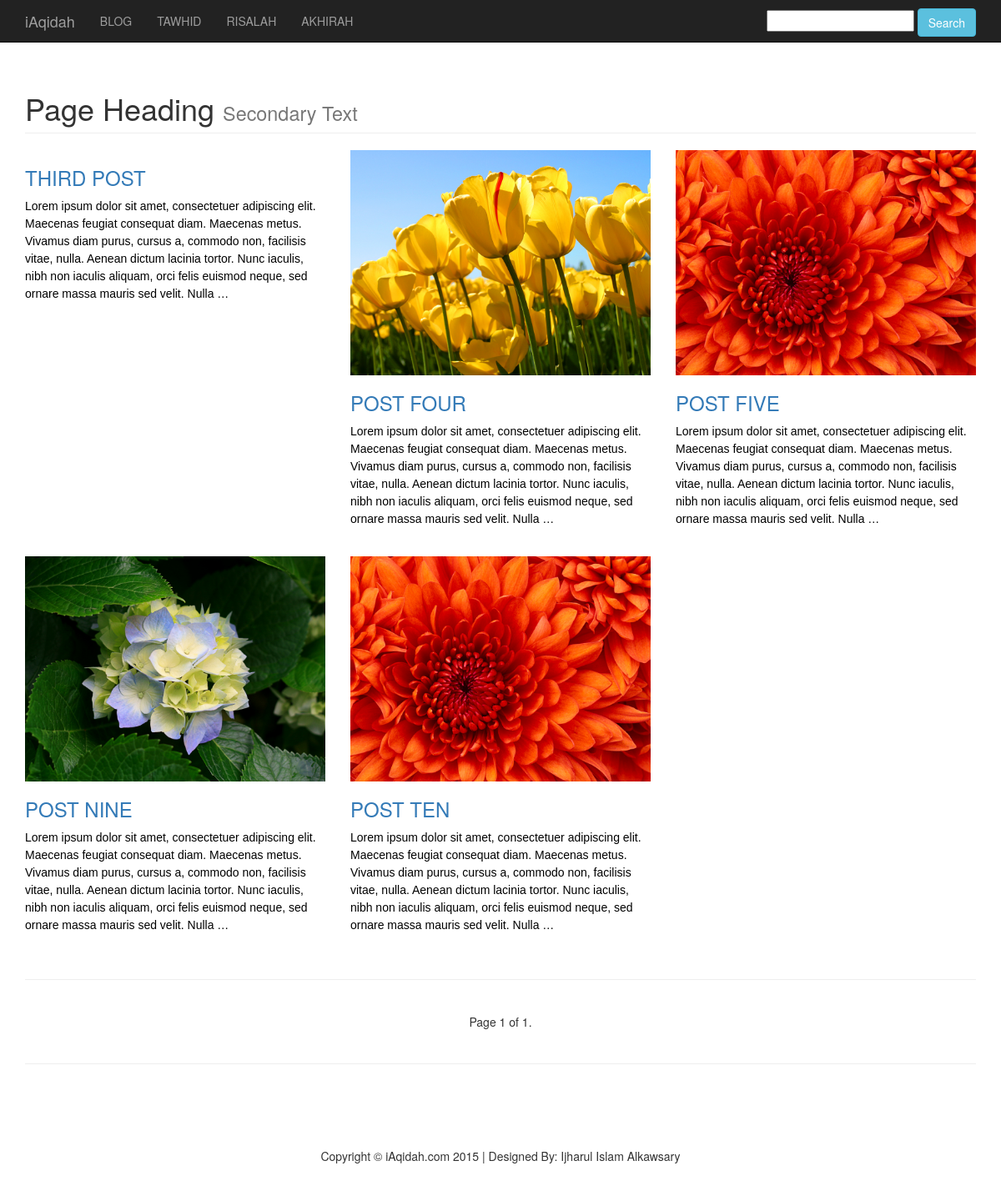
The page /blog/category/tawhid.html on the database its author committed.
### blog/models.py (models this page shows, shortened)
class Category(models.Model):
    title = models.CharField(max_length=100, db_index=True)
    slug = models.SlugField(max_length=100, db_index=True)
    @permalink
    def get_absolute_url(self):
        return ('view_blog_category', None, { 'slug': self.slug })

class Blog(models.Model):
    title = models.CharField(max_length=100, unique=True)
    slug = models.SlugField(max_length=100, unique=True)
    authors = models.ManyToManyField(Author, blank=True, related_name='blog_set')
    author_name = models.CharField(max_length=256, blank=True, default='')
    tags = TaggableManager()
    body = RichTextField()
    created = models.DateTimeField(db_index=True, auto_now_add=True)
    category = models.ForeignKey('blog.Category')
    photo = models.ImageField (upload_to = 'media/', blank = True, null = True)
    @permalink
    def get_absolute_url(self):
        return ('view_blog_post', None, { 'slug': self.slug })

### blog/views.py (the view)
def view_category(request, slug):
    category = get_object_or_404(Category, slug=slug)
    post = Blog.objects.filter(category=category)
    entries_per_page = getattr(settings, 'BLOG_NUMBER_OF_ENTRIES_PER_PAGE')
    paginator = Paginator(post, entries_per_page)
    try:
        page_number = int(request.GET.get("page", '1'))
    except ValueError:
        page_number = 1
    try:
        page = paginator.page(page_number)
        posts = page.object_list
    except (InvalidPage, EmptyPage):
        page= paginator.page(paginator.num_pages)
        posts = page.object_list
    return render_to_response('view_category.html', {
        'category': category,
        'posts': posts,
        'categories': Category.objects.all() [:4],
        'page':page,
    })

### blog/templates/view_category.html (shortened to what this page needs)
{% extends 'base.html' %}
{% block content %}
    <div class="container">
        <div class="row">
            <div class="col-lg-12">
                <h1 class="page-header">Page Heading
                    <small>Secondary Text</small>
                </h1>
            </div>
        </div>
        <div class="row">
            {% if posts %}
            {% for post in posts %}
            <div class="col-md-4 portfolio-item" >
                {% if post.photo %}
                <a href="/media/{{post.photo}}">
                    <img class="img-responsive" src= "/media/{{post.photo}}"  alt="">
                </a>
                {% endif %}
                <h3>
                    <a href="{{post.get_absolute_url}}">{{post.title|upper}}</a>
                </h3>
                <p>{{post.body|safe|truncatewords:50}}</p>
            </div>
            {% endfor%}
            {% else %}
            <p> there are no post </p>
            {% endif%}
        </div>
        <hr>
        <div class="row text-center">
            <div class="col-lg-12">
            <div class="pagination">
    <span class="step-links">
        <span class="current">
            Page {{ page.number }} of {{ page.paginator.num_pages }}.
        </span>
    </span>
</div>
            </div>
        </div>
        <hr>
{% endblock %}

### blog/templates/base.html (shortened to what this page needs)
{% load staticfiles %}
<!DOCTYPE html>
<html lang="en">
<head>
    <link href=" {% static "/static/css/bootstrap.min.css" %}" rel="stylesheet">
    <link href="{% static "/static/css/3-col-portfolio.css" %}" rel="stylesheet">
</head>
<body style = "padding-top:70px;">
    <nav class="navbar navbar-inverse navbar-fixed-top" role="navigation">
        <div class="container">
            <div class="navbar-header">
                <a class="navbar-brand" href="http://localhost:8000/">iAqidah</a>
            </div>
            <div class="collapse navbar-collapse" id="bs-example-navbar-collapse-1">
                <ul class = "nav navbar-nav">
                    <li>
                        <a href = "http://localhost:8000/blog" >BLOG </a>
                    </li>
                </ul>
                {% if categories %}
                    {% for category in  categories %}
                <ul class="nav navbar-nav">
                    <li>
                        <a href="{{category.get_absolute_url}}"> {{category.title|upper}}</a>
                    </li>
                </ul>
                {% endfor %}
                {% endif %}
                <ul class = "nav navbar-nav" style = "float:right; padding-top:10px;">
                        <li>
                            <form method="get" action="{% url 'watson:search' %}">
                                     <input name="q" value="{{request.GET.q}}">
                                    <input type="submit" class="btn btn-info" value="Search" size="3"/>
                            </form>
                        </li>
                </ul>
            </div>
        </div>
    </nav>
    {% block content %}
    {% endblock %}
        <footer>
            <div class="row" style = "margin-top: 100px;">
                <div class="col-lg-12">
                    <p style = "text-align:center;">Copyright &copy; iAqidah.com 2015 | Designed By: Ijharul Islam Alkawsary </p>
                </div>
            </div>
        </footer>
</body>
</html>

### blog/static/css/3-col-portfolio.css (style rules this page uses)
body { padding-top: 70px; }
.portfolio-item { margin-bottom: 25px; }
footer { margin: 50px 0; }

### rows shown on the page
Category: title "TAWHID"
Category: title "RISALAH"
Category: title "AKHIRAH"
Blog: title "THIRD POST", body "Lorem ipsum dolor sit amet, consectetuer adipiscing elit. Maecenas feugiat consequat diam. Maecenas metus. Vivamus diam purus, cursus a, commodo non, facilisis vitae, nulla. Aenean dictum lacinia tortor. Nunc iaculis, nibh non iaculis aliquam, orci felis euismod neque, sed ornare massa mauris sed velit. Nulla …"
Blog: photo (picture), title "POST FOUR", body "Lorem ipsum dolor sit amet, consectetuer adipiscing elit. Maecenas feugiat consequat diam. Maecenas metus. Vivamus diam purus, cursus a, commodo non, facilisis vitae, nulla. Aenean dictum lacinia tortor. Nunc iaculis, nibh non iaculis aliquam, orci felis euismod neque, sed ornare massa mauris sed velit. Nulla …"
Blog: photo (picture), title "POST FIVE", body "Lorem ipsum dolor sit amet, consectetuer adipiscing elit. Maecenas feugiat consequat diam. Maecenas metus. Vivamus diam purus, cursus a, commodo non, facilisis vitae, nulla. Aenean dictum lacinia tortor. Nunc iaculis, nibh non iaculis aliquam, orci felis euismod neque, sed ornare massa mauris sed velit. Nulla …"
Blog: photo (picture), title "POST NINE", body "Lorem ipsum dolor sit amet, consectetuer adipiscing elit. Maecenas feugiat consequat diam. Maecenas metus. Vivamus diam purus, cursus a, commodo non, facilisis vitae, nulla. Aenean dictum lacinia tortor. Nunc iaculis, nibh non iaculis aliquam, orci felis euismod neque, sed ornare massa mauris sed velit. Nulla …"
Blog: photo (picture), title "POST TEN", body "Lorem ipsum dolor sit amet, consectetuer adipiscing elit. Maecenas feugiat consequat diam. Maecenas metus. Vivamus diam purus, cursus a, commodo non, facilisis vitae, nulla. Aenean dictum lacinia tortor. Nunc iaculis, nibh non iaculis aliquam, orci felis euismod neque, sed ornare massa mauris sed velit. Nulla …"

### other values the page prints
{{ page.number }} "1"
{{ page.paginator.num_pages }} "1"
